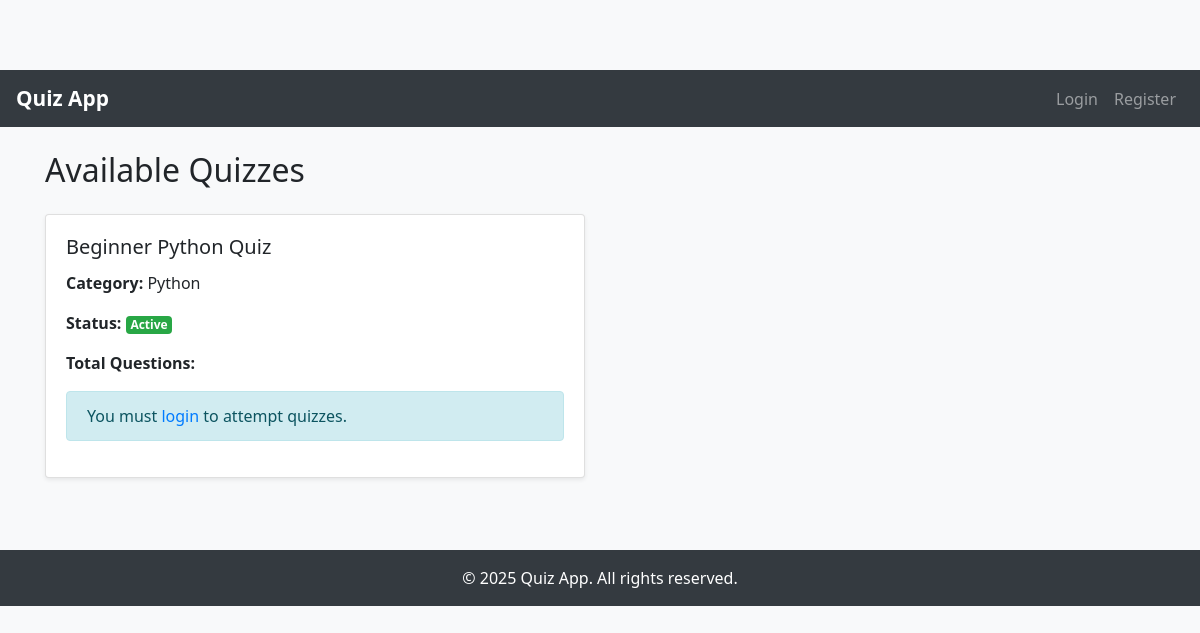
The page /category/2/ on the database as committed earlier.
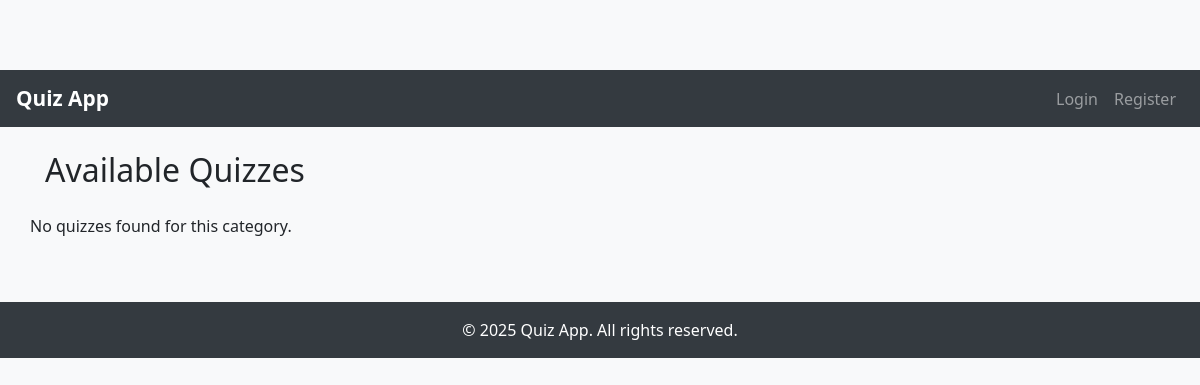
The same page on the database as committed later.
### core/models.py (models this page shows, shortened)
class Quiz(models.Model):
    STATUS_CHOICES = (
        ('active', 'Active'),
        ('hold', 'Hold'),
        ('disabled', 'Disabled'),
    )
    title = models.CharField(max_length=255)
    category = models.ForeignKey(Category, on_delete=models.SET_NULL, null=True, related_name='quizzes')
    status = models.CharField(max_length=20, choices=STATUS_CHOICES, default='active')
    created_at = models.DateTimeField(auto_now_add=True)

class Category(models.Model):
    name = models.CharField(max_length=100, unique=True)

### core/views.py (the view)
# urls.py: path('category/<int:category_id>/', views.category_quizzes, name='category_quizzes'),
def category_quizzes(request, category_id):
    quizzes = Quiz.objects.filter(category_id=category_id)
    return render(request, 'core/quizzes_by_category.html', {'quizzes': quizzes})

### templates/core/quizzes_by_category.html
{% extends 'core/base.html' %}
{% block content %}
<h2 class="mb-4">Available Quizzes</h2>
<div class="row">
    {% for quiz in quizzes %}
        <div class="col-md-6 mb-4">
            <div class="card shadow-sm">
                <div class="card-body">
                    <h5 class="card-title">{{ quiz.title }}</h5>
                    <p><strong>Category:</strong> {{ quiz.category.name }}</p>
                    <p><strong>Status:</strong>
                        {% if quiz.status == 'active' %}
                            <span class="badge badge-success">Active</span>
                        {% elif quiz.status == 'hold' %}
                            <span class="badge badge-warning">On Hold</span>
                        {% else %}
                            <span class="badge badge-secondary">Disabled</span>
                        {% endif %}
                    </p>
                    <p><strong>Total Questions:</strong> {{ total_questions }}</p>
                    {% if user.is_authenticated %}
                        {% if quiz.status == 'active' %}
                   <a href="{% url 'start_quiz' quiz.id %}" class="btn btn-primary mt-3">Start Quiz</a>
                        {% else %}
                            <div class="alert alert-warning mt-3">
                                This quiz is not currently active and cannot be attempted.
                            </div>
                        {% endif %}
                        {% else %}
                            <div class="alert alert-info mt-3">
                                You must <a href="{% url 'login' %}">login</a> to attempt quizzes.
                            </div>
                    {% endif %}
                </div>
            </div>
        </div>
    {% empty %}
        <p>No quizzes found for this category.</p>
    {% endfor %}
</div>
{% endblock %}

Rows that differ between the two databases and show on the page:
no longer on this page (row edited): Quiz: title "Beginner Python Quiz", category.name "Python", status "Active"
Other text that changed with them:
text now shown: "No quizzes found for this category."
